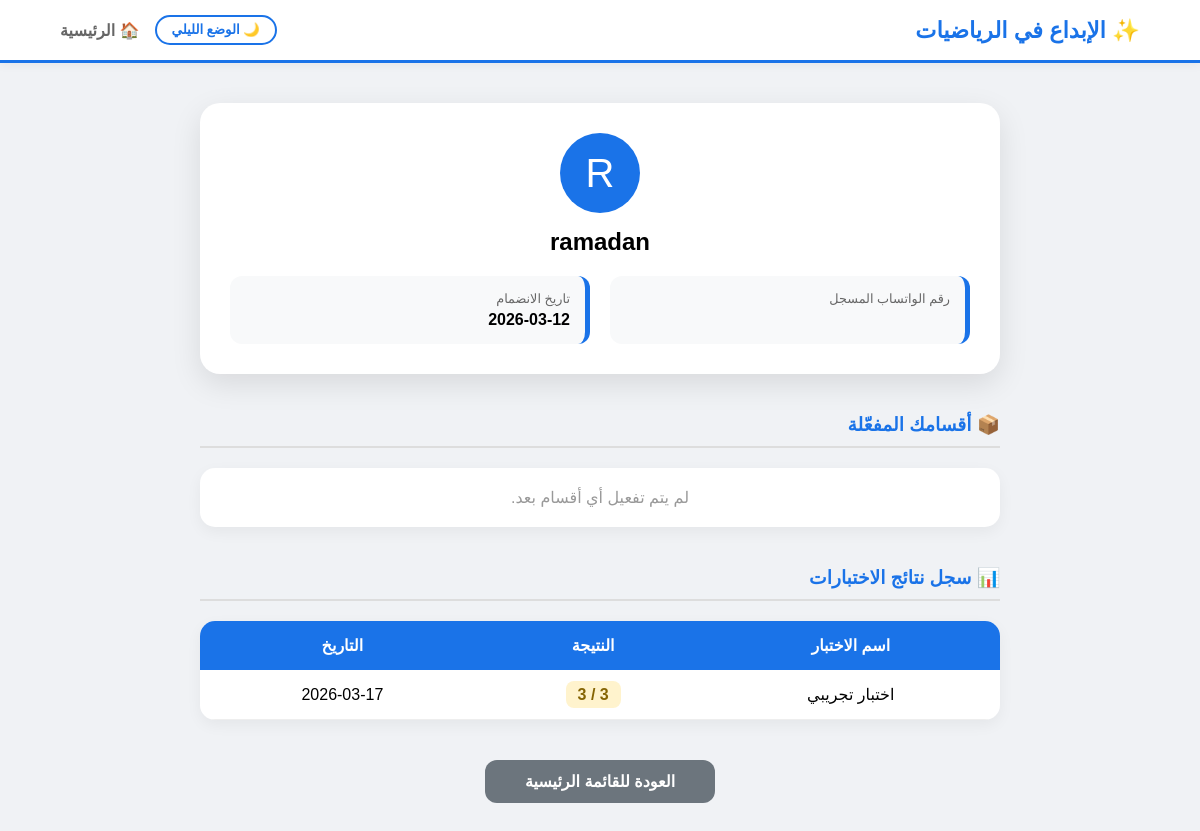
/profile/ (signed in), run on the app's committed database.
### pages/models.py (models this page shows, shortened)
class QuizResult(models.Model):
    user = models.ForeignKey(User, on_delete=models.CASCADE, related_name='quiz_results')
    quiz = models.ForeignKey(Quiz, on_delete=models.CASCADE)
    score = models.IntegerField(verbose_name="الدرجة")
    total = models.IntegerField(verbose_name="الدرجة النهائية")
    date = models.DateTimeField(auto_now_add=True)
    class Meta:
        verbose_name = "نتيجة اختبار"
        verbose_name_plural = "نتائج الاختبارات"

class Quiz(models.Model):
    lesson = models.OneToOneField(Lesson, on_delete=models.CASCADE, related_name='quiz', verbose_name="الدرس التابع له")
    title = models.CharField(max_length=200, verbose_name="عنوان الاختبار")
    class Meta:
        verbose_name = "اختبار"
        verbose_name_plural = "الاختبارات"

### pages/views.py (the view)
# urls.py: path('profile/', views.profile, name='profile'),
@login_required
def profile(request):
    subscriptions = request.user.subscriptions.all()
    results = QuizResult.objects.filter(user=request.user).order_by('-date')
    return render(request, 'pages/profile.html', {
        'subscriptions': subscriptions,
        'results': results
    })

### pages/templates/pages/profile.html (shortened to what this page needs)
<!DOCTYPE html>
<html lang="ar" dir="rtl">
<head>
</head>
<body id="pageBody">
<div class="header-bar">
    <div style="font-weight: 900; color: var(--main-color); font-size: 1.4rem;">✨ الإبداع في الرياضيات</div>
    <div class="nav-links">
        <button onclick="toggleDarkMode()" id="darkModeBtn" class="dark-mode-btn">🌙 الوضع الليلي</button>
        <a href="{% url 'home' %}" style="text-decoration: none; color: #666; font-weight: bold;">🏠 الرئيسية</a>
    </div>
</div>
<div class="container">
    <div class="profile-card">
        <div class="avatar">{{ user.username|first|upper }}</div>
        <h2 style="margin:0;">{{ user.username }}</h2>
        <div class="info-grid">
            <div class="info-item">
                <label>رقم الواتساب المسجل</label>
            </div>
            <div class="info-item">
                <label>تاريخ الانضمام</label>
                <span>{{ user.date_joined|date:"Y-m-d" }}</span>
            </div>
        </div>
    </div>
    <h3 class="section-title">📦 أقسامك المفعّلة</h3>
    <div class="subscription-list">
        {% for sub in subscriptions %}
            <div class="sub-badge">✅ {{ sub.category.name }}</div>
        {% empty %}
            <p style="color: #999; width: 100%; text-align: center; margin: 0;">لم يتم تفعيل أي أقسام بعد.</p>
        {% endfor %}
    </div>
    <h3 class="section-title">📊 سجل نتائج الاختبارات</h3>
    <table class="results-table">
        <thead>
            <tr>
                <th>اسم الاختبار</th>
                <th>النتيجة</th>
                <th>التاريخ</th>
            </tr>
        </thead>
        <tbody>
            {% for res in results %}
            <tr>
                <td>{{ res.quiz.title }}</td>
                <td><span class="score-box">{{ res.score }} / {{ res.total }}</span></td>
                <td>{{ res.date|date:"Y-m-d" }}</td>
            </tr>
            {% empty %}
            <tr><td colspan="3" style="padding: 20px; color: #999;">لا توجد نتائج مسجلة حتى الآن.</td></tr>
            {% endfor %}
        </tbody>
    </table>
    <a href="{% url 'home' %}" class="btn-home">العودة للقائمة الرئيسية</a>
</div>
</body>
</html>

### pages/templates/pages/profile.html (style rules this page uses)
:root { --main-color: #1a73e8; --secondary-color: #34a853; --bg-color: #f0f2f5; }
body { font-family: 'Cairo', sans-serif; background-color: var(--bg-color); margin: 0; padding-bottom: 50px; transition: 0.3s; }
.header-bar { background: #fff; padding: 15px 5%; border-bottom: 3px solid var(--main-color); display: flex; justify-content: space-between; align-items: center; box-shadow: 0 2px 10px rgba(0,0,0,0.05); position: sticky; top: 0; z-index: 1000; }
.nav-links { display: flex; gap: 15px; align-items: center; }
.dark-mode-btn { cursor: pointer; padding: 5px 15px; border-radius: 20px; border: 2px solid var(--main-color); background: transparent; font-weight: bold; font-family: 'Cairo'; transition: 0.3s; color: var(--main-color); }
.container { max-width: 800px; margin: 40px auto; padding: 0 20px; }
.profile-card { background: white; padding: 30px; border-radius: 20px; box-shadow: 0 10px 30px rgba(0,0,0,0.1); text-align: center; margin-bottom: 30px; }
.avatar { width: 80px; height: 80px; background: var(--main-color); color: white; font-size: 2.5rem; border-radius: 50%; display: flex; align-items: center; justify-content: center; margin: 0 auto 15px; }
.info-grid { display: grid; grid-template-columns: 1fr 1fr; gap: 20px; margin-top: 20px; text-align: right; }
.info-item { background: #f8f9fa; padding: 15px; border-radius: 12px; border-right: 5px solid var(--main-color); }
.info-item label { display: block; color: #666; font-size: 0.8rem; margin-bottom: 5px; }
.info-item span { font-weight: bold; color: inherit; }
.section-title { color: var(--main-color); margin: 40px 0 20px; border-bottom: 2px solid #ddd; padding-bottom: 10px; text-align: right; }
.subscription-list { display: flex; flex-wrap: wrap; gap: 10px; background: white; padding: 20px; border-radius: 15px; box-shadow: 0 5px 15px rgba(0,0,0,0.05); }
.results-table { width: 100%; border-collapse: collapse; background: white; border-radius: 15px; overflow: hidden; margin-top: 10px; box-shadow: 0 5px 15px rgba(0,0,0,0.05); }
.results-table th { background: var(--main-color); color: white; padding: 15px; text-align: center; }
.results-table td { padding: 15px; text-align: center; border-bottom: 1px solid #eee; }
.score-box { background: #fff3cd; color: #856404; padding: 5px 12px; border-radius: 8px; font-weight: bold; }
.btn-home { display: block; width: fit-content; margin: 40px auto; padding: 12px 40px; background: #6c757d; color: white; text-decoration: none; border-radius: 12px; font-weight: bold; }

### data on the page
QuizResult: quiz "اختبار تجريبي", score "3", total "3", date "2026-03-17"

### other printed values
{{ user.username|first|upper }} "R"
{{ user.username }} "ramadan"
{{ user.date_joined|date:"Y-m-d" }} "2026-03-12"
